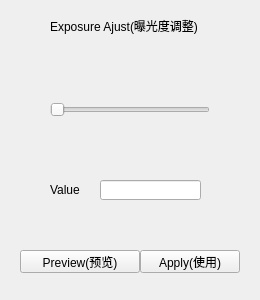
<?xml version="1.0" encoding="UTF-8"?>
<ui version="4.0">
 <class>ExposureAdjustWidget</class>
 <widget class="QWidget" name="ExposureAdjustWidget">
  <property name="geometry">
   <rect>
    <x>0</x>
    <y>0</y>
    <width>260</width>
    <height>300</height>
   </rect>
  </property>
  <property name="windowTitle">
   <string>Form</string>
  </property>
  <property name="windowOpacity">
   <double>1.000000000000000</double>
  </property>
  <widget class="QLabel" name="label">
   <property name="geometry">
    <rect>
     <x>50</x>
     <y>10</y>
     <width>181</width>
     <height>31</height>
    </rect>
   </property>
   <property name="text">
    <string>Exposure Ajust(曝光度调整)</string>
   </property>
  </widget>
  <widget class="QSlider" name="exposureSlider">
   <property name="geometry">
    <rect>
     <x>50</x>
     <y>100</y>
     <width>160</width>
     <height>19</height>
    </rect>
   </property>
   <property name="maximum">
    <number>100</number>
   </property>
   <property name="orientation">
    <enum>Qt::Horizontal</enum>
   </property>
  </widget>
  <widget class="QLabel" name="label_2">
   <property name="geometry">
    <rect>
     <x>50</x>
     <y>180</y>
     <width>41</width>
     <height>20</height>
    </rect>
   </property>
   <property name="text">
    <string>Value</string>
   </property>
  </widget>
  <widget class="QPushButton" name="previewBtn">
   <property name="geometry">
    <rect>
     <x>20</x>
     <y>250</y>
     <width>120</width>
     <height>23</height>
    </rect>
   </property>
   <property name="text">
    <string>Preview(预览)</string>
   </property>
  </widget>
  <widget class="QLineEdit" name="exposureEdit">
   <property name="geometry">
    <rect>
     <x>100</x>
     <y>180</y>
     <width>101</width>
     <height>20</height>
    </rect>
   </property>
   <property name="inputMethodHints">
    <set>Qt::ImhDigitsOnly</set>
   </property>
  </widget>
  <widget class="QPushButton" name="applyBtn">
   <property name="geometry">
    <rect>
     <x>140</x>
     <y>250</y>
     <width>100</width>
     <height>23</height>
    </rect>
   </property>
   <property name="text">
    <string>Apply(使用)</string>
   </property>
  </widget>
 </widget>
 <resources/>
 <connections/>
</ui>
